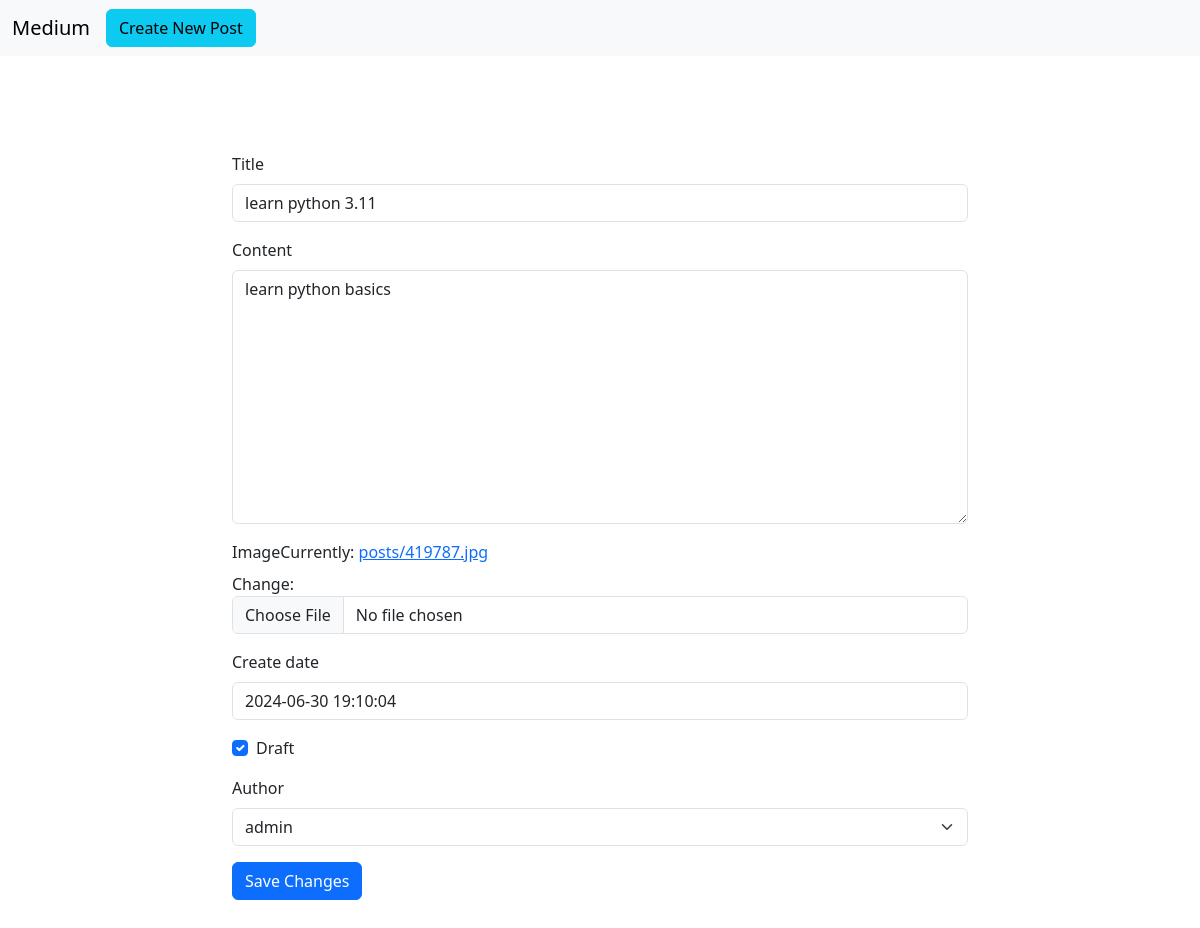
The app's page /blog/1/edit, older data.
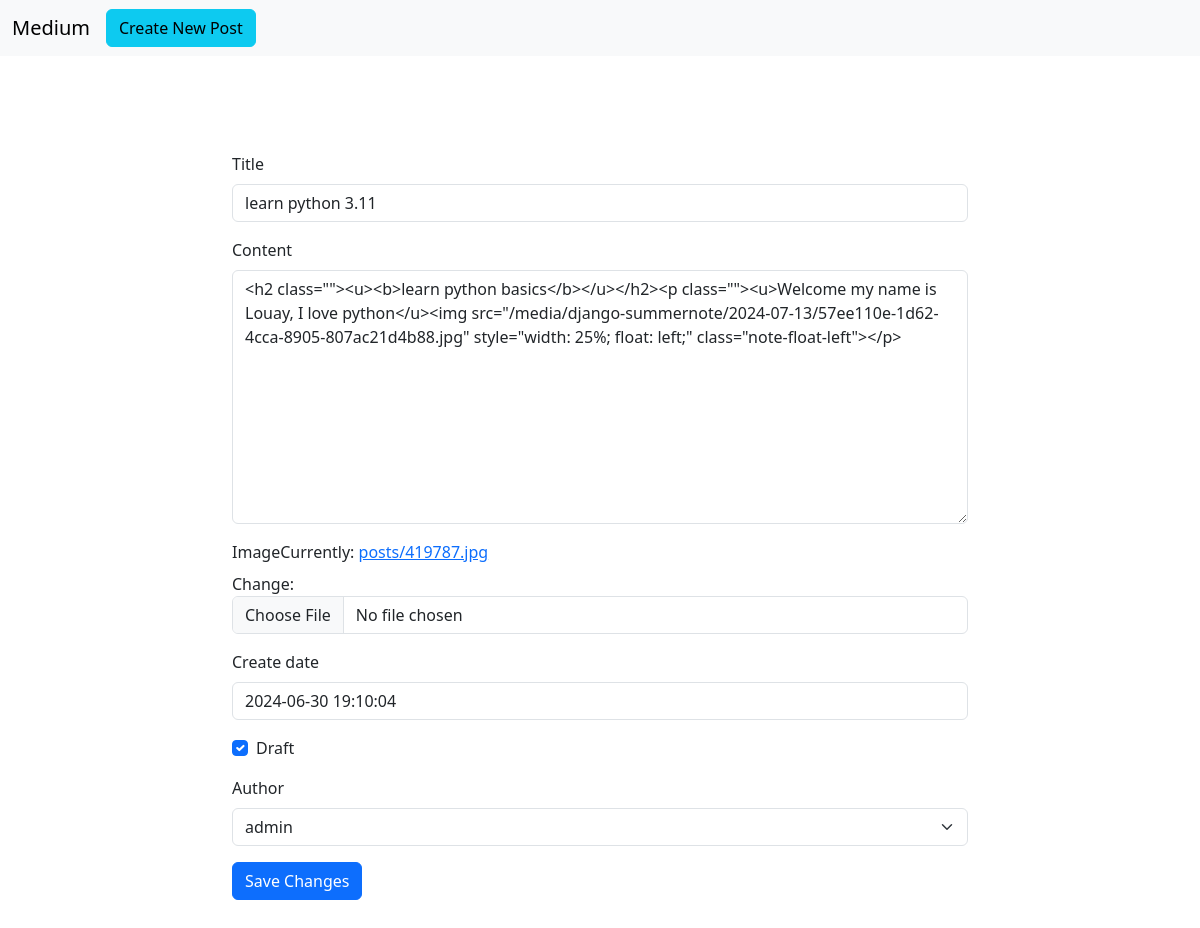
The same page, newer data.
### blog/models.py (models this page shows, shortened)
class Post(models.Model):
    title = models.CharField(max_length=100)
    content = models.TextField(max_length=30000)
    create_date = models.DateTimeField(default=timezone.now)
    draft = models.BooleanField(default=True)
    tags = TaggableManager()
    author = models.ForeignKey(User, on_delete=models.SET_NULL, null=True, blank=True, related_name='post_user')
    image = models.ImageField(upload_to='posts')

### blog/views.py (the view)
# urls.py: path('blog/<int:pk>/edit', PostUpdate.as_view()),
class PostUpdate(UpdateView):
    model = Post
    fields = ['title', 'content', 'image', 'tags', 'create_date', 'draft', 'author']
    success_url = '/blog'
    template_name = 'blog/edit_post.html'

### blog/templates/blog/edit_post.html (shortened to what this page needs)
{% load django_bootstrap5 %}
<!doctype html>
<html lang="en">
  <head>
    <link href="https://cdn.jsdelivr.net/npm/bootstrap@5.3.3/dist/css/bootstrap.min.css" rel="stylesheet">
  </head>
  <body>
    <nav class="navbar navbar-expand-lg bg-body-tertiary">
      <div class="container-fluid">
        <a class="navbar-brand" href="#">Medium</a>
        <div class="collapse navbar-collapse" id="navbarSupportedContent">
          <a class="btn btn-info me-auto" href="/blog/new">Create New Post</a>
        </div>
      </div>
    </nav>
    <div class="container mt-5">
      <div class="row py-5">
          <div class="col-lg-8 mx-auto">
                <form method="post" enctype="multipart/form-data">
                    {% bootstrap_form form %}
                    {% bootstrap_button button_type="submit" content="Save Changes" %}
                </form>
          </div>
      </div>
    </div>
  </body>
</html>

Row changes from the older to the newer data that the page shows:
changed Post "learn python 3.11": content "learn python basics" → "<h2 class=\"\"><u><b>learn python basics</b></u></h2><p class=\"\"><u>Welcome my name is Louay, I love python</u><img src=\"/media/django-summernote/2024-07-13/57ee110e-1d62-4cca-8905-807ac21d4b88.jpg\" style=\"width: 25%; float: left;\" class=\"note-float-left\"></p>"
